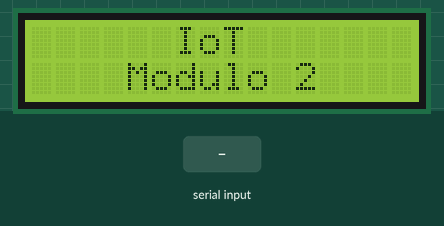
A sketch run on a simulated Arduino Uno, built with avr-gcc and run on an emulated ATmega328P. On the bench: 16×2 character LCD. The test bench sets the inputs (shaded band).

Above: at 3.7 s.
3.8 s: "1" received over Serial
At 4.9 s:
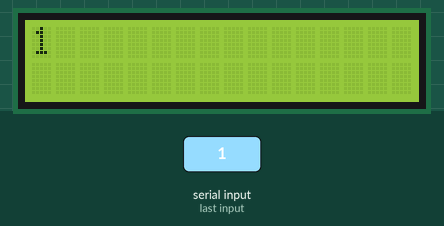
5.8 s: "0" received over Serial
At 7.5 s:
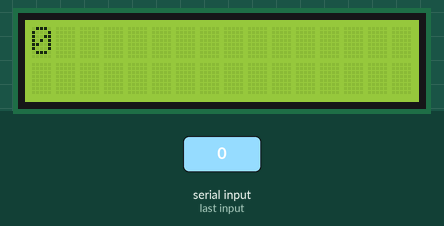
7.8 s: "2" received over Serial
At 9.1 s:
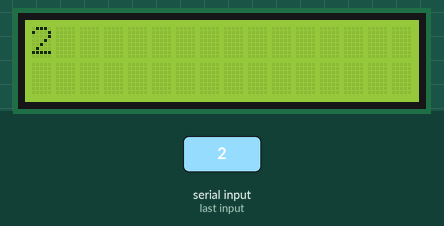
Timing chart, 0 to 10.8 s (numbered marks = the images above; inputs shaded):
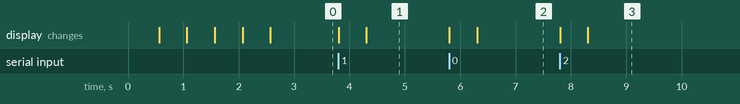

Measured:
- after the input at 3.8 s, the display: first changes at once (image 1 shows a later state)
- after the input at 5.8 s, the display: first changes at once (image 2 shows a later state)
- after the input at 7.8 s, the display: first changes at once (image 3 shows a later state)

The sketch:

escrever-mensagem-lcd.ino
```cpp
/*
  Como Criar Coisas Inteligentes com Arduino - Módulo 2
  Facilitador:       Prof. Orlewilson Bentes Maia
  Data Criacao:      18/07/2018
  Data Atualizacao:  20/07/2018
  Descricao:         Enviar mensagem para Serial/LCD usando Bluetooth
*/

//inclui biblioteca no programa
#include <LiquidCrystal.h>

/*Cria objeto lcd da classe LiquidCrystal
RS     2
Enable 3
DB4    4
DB5    5
DB6    6
DB7    7
*/
LiquidCrystal lcd(2,3,4,5,6,7);


// Configuração
void setup()
{
  // Configura velocidade da portal serial/bluetooth
  Serial.begin(9600);

  //Inicializa display de 2 linhas x 16 colunas
  lcd.begin(16,2);

  //Posiciona cursor no canto superior esquerdo
  lcd.home();

  //Executa uma pequena contagem regressiva
  lcd.print("3 ");
  delay(500);
  lcd.print("2 ");
  delay(500);
  lcd.print("1 ");
  delay(500);

  //Limpa a tela do LCD
  lcd.clear();

  delay(500);

  //Posiciona o cursor na posição coluna X linha (6,0)
  lcd.setCursor(6,0);

  //Escreve IoT
  lcd.print("IoT");

  delay(500);

  //Posiciona o cursor na posição coluna X linha (4,1)
  lcd.setCursor(4,1);

  //Escreve Modulo 1
  lcd.print("Modulo 2");
}

// Programa principal
void loop()
{
  // Há dado disponível?
  if (Serial.available())
  {
    //Limpa a tela do LCD
    lcd.clear();
    delay(500);

    //Posiciona o cursor na posição coluna X linha (0,0)
    lcd.setCursor(0,0);

    // enquanto houver caracter
    while (Serial.available() > 0) {
      // mostra o caracter no LCD
      lcd.write(Serial.read());
    }
  }
}
```
